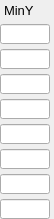
    <widget class="PyDMFrame" name="composite_6">
      <property name="geometry">
        <rect>
          <x>408</x>
          <y>60</y>
          <width>54</width>
          <height>219</height>
        </rect>
      </property>
      <widget class="QLabel" name="text_16">
        <property name="geometry">
          <rect>
            <x>4</x>
            <y>0</y>
            <width>50</width>
            <height>20</height>
          </rect>
        </property>
        <property name="text">
          <string>MinY</string>
        </property>
        <property name="font" stdset="0">
          <font>
            <pointsize>10</pointsize>
          </font>
        </property>
        <property name="brush" stdset="0">
          <brush brushstyle="SolidPattern">
            <color alpha="255">
              <red>0</red>
              <green>0</green>
              <blue>0</blue>
            </color>
          </brush>
        </property>
        <property name="toolTip">
          <string>text_16</string>
        </property>
        <property name="alignment">
          <set>Qt::AlignLeading|Qt::AlignLeft|Qt::AlignVCenter</set>
        </property>
        <property name="styleSheet">
          <string notr="true">QLabel#text_16 {
  color: rgb(0, 0, 0);
  }</string>
        </property>
      </widget>
      <widget class="PyDMLineEdit" name="text_entry_16">
        <property name="geometry">
          <rect>
            <x>0</x>
            <y>24</y>
            <width>50</width>
            <height>20</height>
          </rect>
        </property>
        <property name="channel" stdset="0">
          <string>ca://${P}${ROI1}MinY</string>
        </property>
        <property name="toolTip">
          <string>${P}${ROI1}MinY</string>
        </property>
        <property name="font" stdset="0">
          <font>
            <pointsize>10</pointsize>
          </font>
        </property>
        <property name="styleSheet">
          <string notr="true">PyDMLineEdit#text_entry_16 {
  color: rgb(0, 0, 0);
  background-color: rgb(115, 223, 255);
  border: 1px solid black;
  margin: 0px;
  padding: 0px;
  spacing: 0px;
  }</string>
        </property>
      </widget>
      <widget class="PyDMLineEdit" name="text_entry_17">
        <property name="geometry">
          <rect>
            <x>0</x>
            <y>49</y>
            <width>50</width>
            <height>20</height>
          </rect>
        </property>
        <property name="channel" stdset="0">
          <string>ca://${P}${ROI2}MinY</string>
        </property>
        <property name="toolTip">
          <string>${P}${ROI2}MinY</string>
        </property>
        <property name="font" stdset="0">
          <font>
            <pointsize>10</pointsize>
          </font>
        </property>
        <property name="styleSheet">
          <string notr="true">PyDMLineEdit#text_entry_17 {
  color: rgb(0, 0, 0);
  background-color: rgb(115, 223, 255);
  border: 1px solid black;
  margin: 0px;
  padding: 0px;
  spacing: 0px;
  }</string>
        </property>
      </widget>
      <widget class="PyDMLineEdit" name="text_entry_18">
        <property name="geometry">
          <rect>
            <x>0</x>
            <y>74</y>
            <width>50</width>
            <height>20</height>
          </rect>
        </property>
        <property name="channel" stdset="0">
          <string>ca://${P}${ROI3}MinY</string>
        </property>
        <property name="toolTip">
          <string>${P}${ROI3}MinY</string>
        </property>
        <property name="font" stdset="0">
          <font>
            <pointsize>10</pointsize>
          </font>
        </property>
        <property name="styleSheet">
          <string notr="true">PyDMLineEdit#text_entry_18 {
  color: rgb(0, 0, 0);
  background-color: rgb(115, 223, 255);
  border: 1px solid black;
  margin: 0px;
  padding: 0px;
  spacing: 0px;
  }</string>
        </property>
      </widget>
      <widget class="PyDMLineEdit" name="text_entry_19">
        <property name="geometry">
          <rect>
            <x>0</x>
            <y>99</y>
            <width>50</width>
            <height>20</height>
          </rect>
        </property>
        <property name="channel" stdset="0">
          <string>ca://${P}${ROI4}MinY</string>
        </property>
        <property name="toolTip">
          <string>${P}${ROI4}MinY</string>
        </property>
        <property name="font" stdset="0">
          <font>
            <pointsize>10</pointsize>
          </font>
        </property>
        <property name="styleSheet">
          <string notr="true">PyDMLineEdit#text_entry_19 {
  color: rgb(0, 0, 0);
  background-color: rgb(115, 223, 255);
  border: 1px solid black;
  margin: 0px;
  padding: 0px;
  spacing: 0px;
  }</string>
        </property>
      </widget>
      <widget class="PyDMLineEdit" name="text_entry_20">
        <property name="geometry">
          <rect>
            <x>0</x>
            <y>124</y>
            <width>50</width>
            <height>20</height>
          </rect>
        </property>
        <property name="channel" stdset="0">
          <string>ca://${P}${ROI5}MinY</string>
        </property>
        <property name="toolTip">
          <string>${P}${ROI5}MinY</string>
        </property>
        <property name="font" stdset="0">
          <font>
            <pointsize>10</pointsize>
          </font>
        </property>
        <property name="styleSheet">
          <string notr="true">PyDMLineEdit#text_entry_20 {
  color: rgb(0, 0, 0);
  background-color: rgb(115, 223, 255);
  border: 1px solid black;
  margin: 0px;
  padding: 0px;
  spacing: 0px;
  }</string>
        </property>
      </widget>
      <widget class="PyDMLineEdit" name="text_entry_21">
        <property name="geometry">
          <rect>
            <x>0</x>
            <y>149</y>
            <width>50</width>
            <height>20</height>
          </rect>
        </property>
        <property name="channel" stdset="0">
          <string>ca://${P}${ROI6}MinY</string>
        </property>
        <property name="toolTip">
          <string>${P}${ROI6}MinY</string>
        </property>
        <property name="font" stdset="0">
          <font>
            <pointsize>10</pointsize>
          </font>
        </property>
        <property name="styleSheet">
          <string notr="true">PyDMLineEdit#text_entry_21 {
  color: rgb(0, 0, 0);
  background-color: rgb(115, 223, 255);
  border: 1px solid black;
  margin: 0px;
  padding: 0px;
  spacing: 0px;
  }</string>
        </property>
      </widget>
      <widget class="PyDMLineEdit" name="text_entry_22">
        <property name="geometry">
          <rect>
            <x>0</x>
            <y>174</y>
            <width>50</width>
            <height>20</height>
          </rect>
        </property>
        <property name="channel" stdset="0">
          <string>ca://${P}${ROI7}MinY</string>
        </property>
        <property name="toolTip">
          <string>${P}${ROI7}MinY</string>
        </property>
        <property name="font" stdset="0">
          <font>
            <pointsize>10</pointsize>
          </font>
        </property>
        <property name="styleSheet">
          <string notr="true">PyDMLineEdit#text_entry_22 {
  color: rgb(0, 0, 0);
  background-color: rgb(115, 223, 255);
  border: 1px solid black;
  margin: 0px;
  padding: 0px;
  spacing: 0px;
  }</string>
        </property>
      </widget>
      <widget class="PyDMLineEdit" name="text_entry_23">
        <property name="geometry">
          <rect>
            <x>0</x>
            <y>199</y>
            <width>50</width>
            <height>20</height>
          </rect>
        </property>
        <property name="channel" stdset="0">
          <string>ca://${P}${ROI8}MinY</string>
        </property>
        <property name="toolTip">
          <string>${P}${ROI8}MinY</string>
        </property>
        <property name="font" stdset="0">
          <font>
            <pointsize>10</pointsize>
          </font>
        </property>
        <property name="styleSheet">
          <string notr="true">PyDMLineEdit#text_entry_23 {
  color: rgb(0, 0, 0);
  background-color: rgb(115, 223, 255);
  border: 1px solid black;
  margin: 0px;
  padding: 0px;
  spacing: 0px;
  }</string>
        </property>
      </widget>
    </widget>
